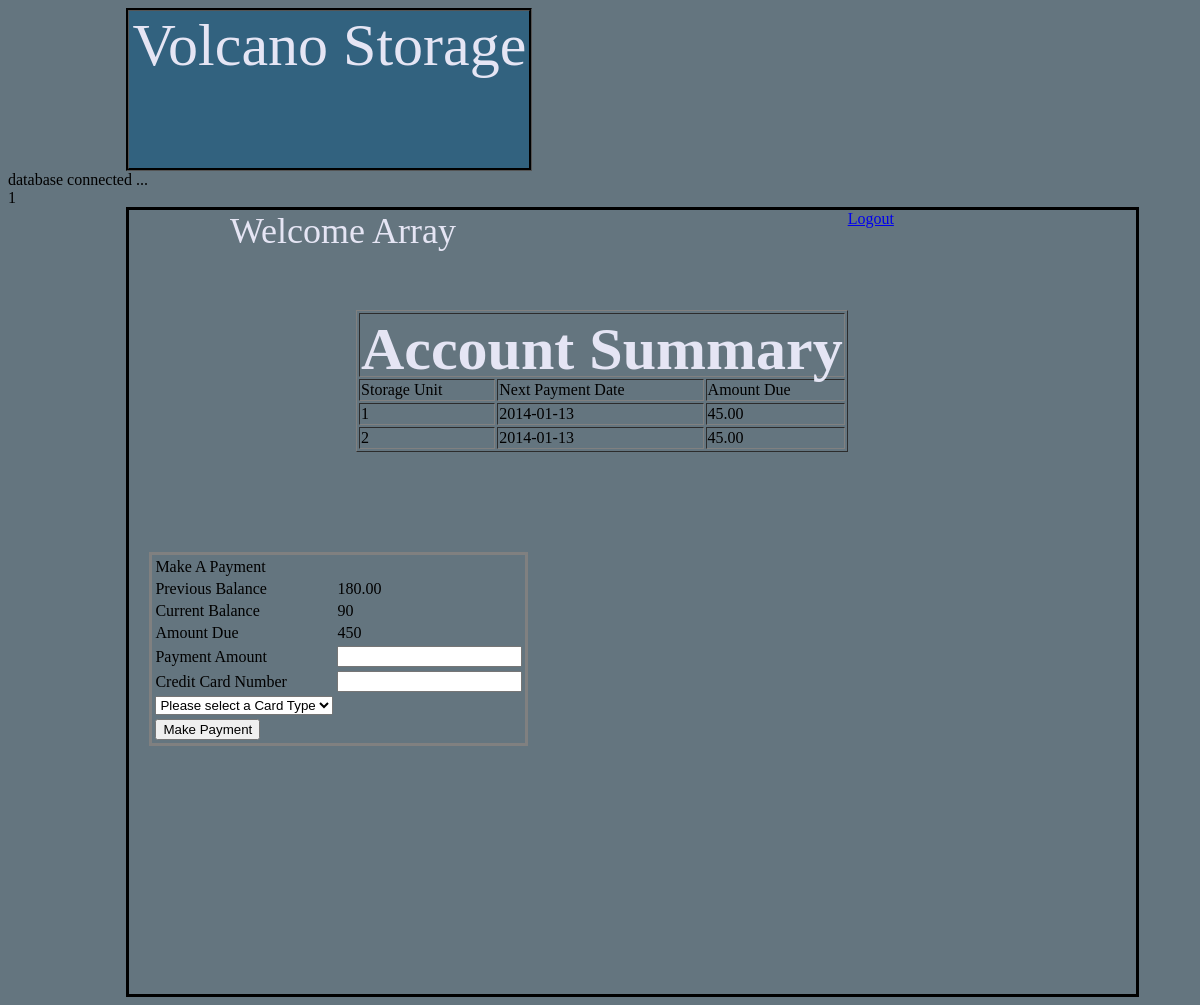
/customerPage.php (signed in), run on the app's committed database.
### tables this page shows
CREATE TABLE IF NOT EXISTS `storageunits` (
  `unitNumber` int(11) NOT NULL,
  `custId` int(11) DEFAULT NULL,
  `unitCost` decimal(10,2) NOT NULL,
  `unitSize` varchar(30) NOT NULL,
  PRIMARY KEY (`unitNumber`)
);

CREATE TABLE IF NOT EXISTS `accountinfo` (
  `idaccountInfo` int(11) NOT NULL AUTO_INCREMENT,
  `startDate` date NOT NULL,
  `monthlyPayment` decimal(6,2) NOT NULL,
  `lastPaymentDate` date NOT NULL,
  `nextPaymentDate` date NOT NULL,
  `userId` int(11) NOT NULL,
  `numberOfStorageUnits` int(11) DEFAULT NULL,
  `previousBalance` decimal(10,2) NOT NULL,
  PRIMARY KEY (`idaccountInfo`)
);

### customerPage.php (the view, shortened to what this page needs)
<html>
<head class="header">
<link rel="stylesheet" type="text/css" href="styleVol.css"/>
  <div id="logoBG">
        Volcano Storage
    </div>
</head>
    <body>
<?php
$currentAmount = 0.00;
$totalAmount = 0.00;
include 'connect.php';
if (empty($_SESSION['validUser']) || $_SESSION['counter'] > 1)
{
    echo 'Sorry you must login to view customer info page.';
    echo '<a href="volcanoHome.html">Return to home page</a>';
}
else
{
    echo $_SESSION['counter'];
echo '<div id="custOuterBox">';
echo '<a href="logout.php">Logout</a>';
echo '<div id="welcomeMess">Welcome '. $_SESSION['validUser'].'</div>';
echo '<div id="accountSummary">';
echo '<table border="solid" >';
echo '<thead><td colspan="4" align="center"><h1>Account Summary</h1></td></thead>';
echo '<tr><td>Storage Unit</td><td>Next Payment Date</td><td>Amount Due</td></tr>';
    $id = $_SESSION['id'];
    $query = 'SELECT storageunits.unitNumber, accountinfo.nextPaymentDate, storageunits.unitCost, accountinfo.monthlyPayment, accountinfo.previousBalance FROM storageunits, accountinfo WHERE storageunits.custId= '.$id.' AND storageunits.custId = accountInfo.userId';
    $result = $db->query($query);
    if ($result)
    {
        while($row = $result->fetch_object())
        {
            echo '<tr>';
                $balance = $row->previousBalance;
            echo '<td>'.$row->unitNumber.'</td>';
            echo '<td>'.$row->nextPaymentDate.'</td>';
            echo '<td>'.$row->unitCost.'</td>';
            $currentAmount += $row->unitCost;
            $totalAmount += ($row->unitCost + $row->previousBalance);
            echo '</tr>';
        }
    }
    else
    {
        die(mysql_error());
    }
    $totalAmount = (double)$totalAmount;
echo '</table>';
echo '</div>';
echo '<form action="makePayment.php" method="post">';
echo '<table id="payMe" >';
echo '<thead><td>Make A Payment</td></thead>';
    if ($balance > 0.00)
    {
echo '<tr><td>Previous Balance</td><td>'.$balance.'</td></tr>';
    }
echo '<tr><td>Current Balance</td><td>'.$currentAmount.'</td></tr>';
echo '<tr><td>Amount Due</td><td>'.$totalAmount.'</td></tr>';
echo '<tr><td>Payment Amount</td><td><input type="text" name="payment"></td></tr>';
echo '<tr><td>Credit Card Number</td><td><input type="text" name="cardNumber"></td></tr>';
echo '<tr><td><select name="cardType">';
echo '<option value="" disabled="disabled" selected="selected">Please select a Card Type</option>';
echo '</select></td></tr>';
echo '<tfoot><td><input type="submit" value="Make Payment"></td></tfoot>';
echo '</table>';
echo '</form>';
echo '</div>';
}
?>
    </body>
    </html>

### connect.php (shortened to what this page needs)
<?php
	if(mysqli_connect_errno())
	{
		echo mysqli_connect_error();
	}
    else
    {
        echo 'database connected ... <br>';
    }
?>

### styleVol.css (style rules this page uses)
body { background-color:#64757F; min-width:600px; }
h1 { font-family: "arial black"; font-kerning:normal; text-align:center; font-size:60px; color:#E5E5F4; margin-bottom:-2%; }
#logoBG { position:static; z-index:2; border-style:groove; border-color:black; height:20%; width:400px; background-color:#32627F; text-align:center; margin-bottom:0%; margin-left:10%; font-size:60px; color:#E5E5F4; }
#custOuterBox { border-style:solid; height:100%; width:85%; margin-top:0%; margin-left:10%; }
#payMe { position:relative; float:left; display:inline; border-style:solid; margin-left:20px; margin-top:10%; }
#accountSummary { float:left; margin-top:10%; margin-left:-100px; }
#welcomeMess { float:left; margin-left:10%; font-size:36px; color:#E5E5F4; }

### data on the page
storageunits: unitNumber "1", accountinfo.nextPaymentDate "2014-01-13", unitCost "45.00"
storageunits: unitNumber "2", accountinfo.nextPaymentDate "2014-01-13", unitCost "45.00"
accountinfo: previousBalance "180.00"

### other printed values
$_SESSION['counter'] "1"
$_SESSION['validUser'] "Array"
$currentAmount "90"
$totalAmount "450"
